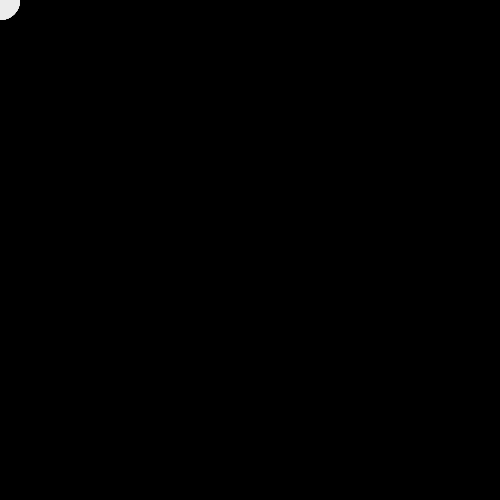
Frame 1 (no input)
Frame 60 (the mouse pressed at the canvas centre just before this capture): identical to frame 1, image omitted
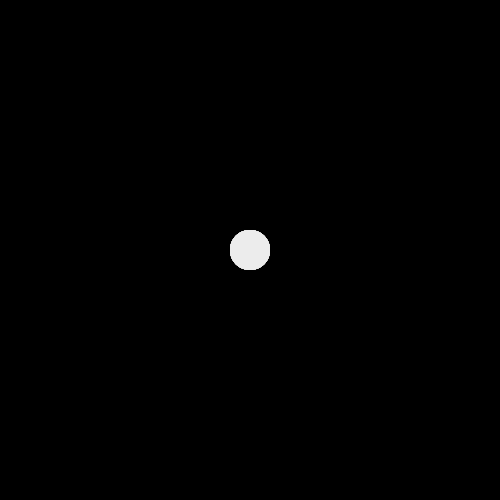
Frame 120 (the mouse held since frame 60 and released just before this capture)

The Processing sketch that drew these frames (run headless with seeded random() and noise(); from frame 60 on, the mouse is pressed at the canvas centre):

// Processing sketch: code_10_03
// ── code_10_03.pde
int num = 60;
   int x[] = new int[num];
   int y[] = new int[num];
   void setup() {
     size(500, 500);
     noStroke();
}
   void draw() {
     background(0);
     // Copy array values from back to front
     for (int i = x.length-1; i > 0; i--) {
       x[i] = x[i-1];
       y[i] = y[i-1];
     }
     x[0] = mouseX;  // Set the first element
     y[0] = mouseY;  // Set the first element
     for (int i = 0; i < x.length; i++) {
        fill(i * 4);
         ellipse(x[i], y[i], 40, 40);
     }
}
